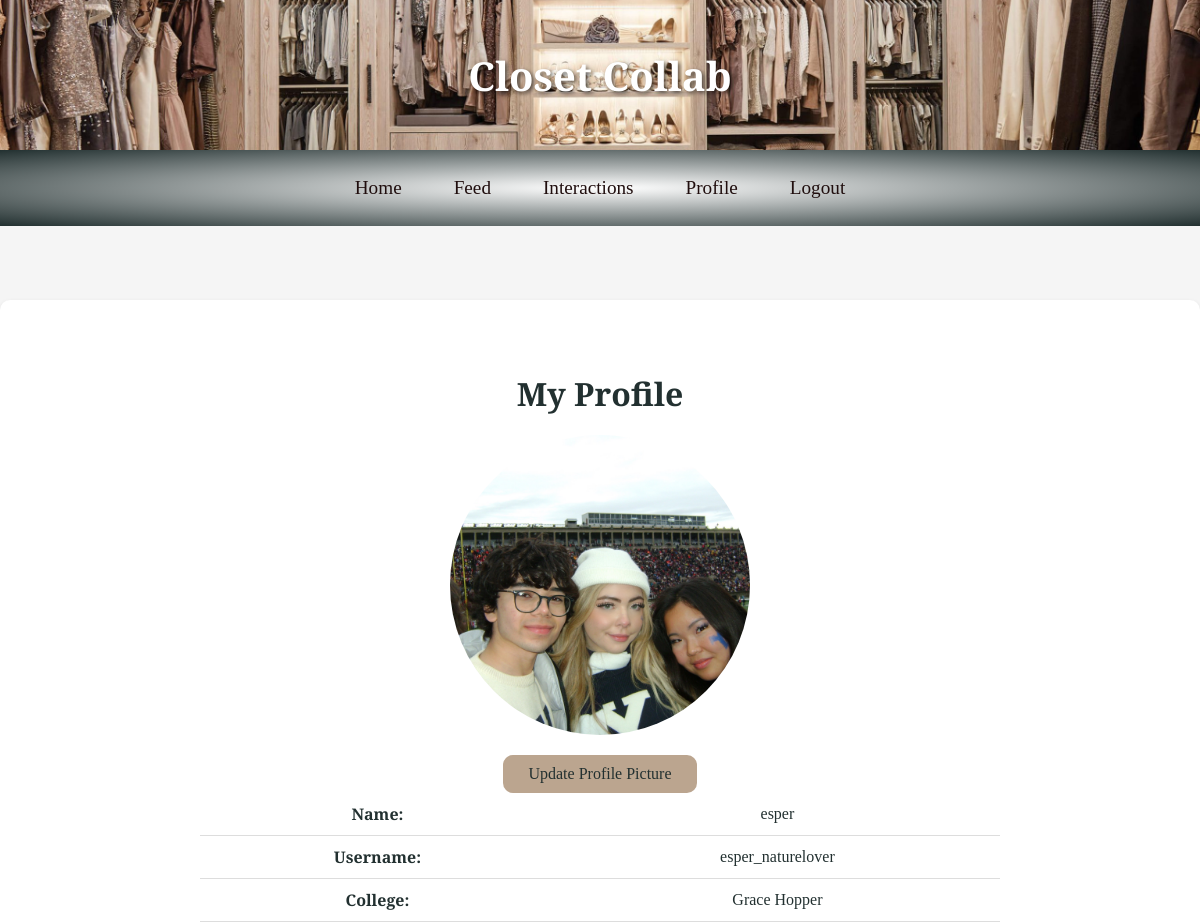
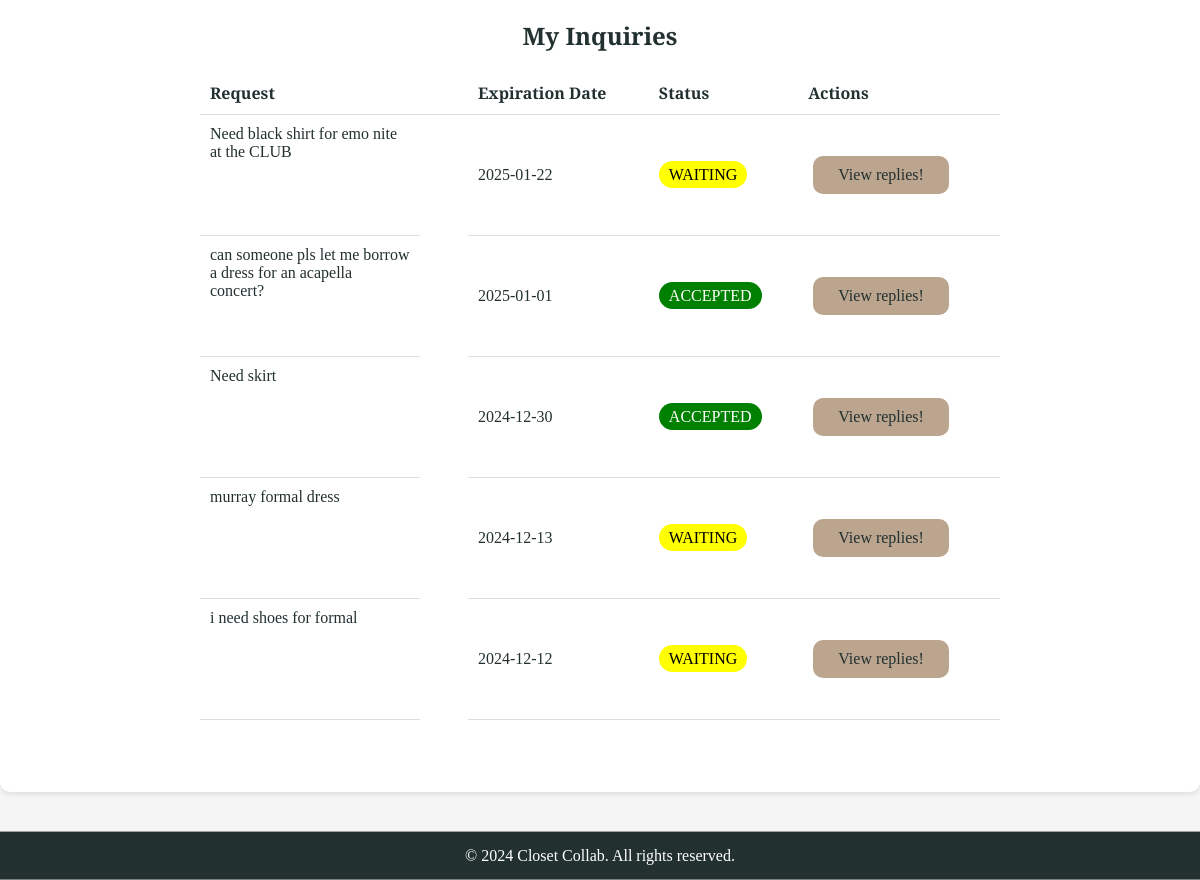
Screenshot of /profile (signed in) with the database file from the repository (2 pictures, top to bottom).
### tables this page shows
CREATE TABLE "users" (
    id INTEGER PRIMARY KEY AUTOINCREMENT,
    username TEXT UNIQUE NOT NULL,
    password TEXT NOT NULL,
    college TEXT NOT NULL,
    email TEXT NOT NULL,
    name TEXT NOT NULL, img_path TEXT NOT NULL DEFAULT 'profile/default.jpg');

CREATE TABLE "inquiries" (
    id INTEGER PRIMARY KEY AUTOINCREMENT,
    time_published DATETIME DEFAULT CURRENT_TIMESTAMP NOT NULL,
    request TEXT NOT NULL,
    exp_date DATE NOT NULL,
    accepted TEXT NOT NULL DEFAULT 'no',
    user_id INTEGER NOT NULL,
    FOREIGN KEY(user_id) REFERENCES user(id)
);

### app.py (the view)
@app.route("/profile", methods=["GET", "POST"])
@login_required
def profile():
    curUser = session["user_id"]
    db = get_db()
    if request.method == "POST":
        file_path = upload_image("profilePic", "PROFILE_UPLOAD")
        db.execute("UPDATE users SET img_path = ? WHERE id = ?", (file_path, session["user_id"]))
    inquiries = db.execute(
        "SELECT * FROM inquiries WHERE user_id = ? ORDER BY exp_date DESC", (curUser, )).fetchall();
    user = db.execute(
        "SELECT name, username, college FROM users WHERE id = ?", (curUser, )).fetchone();
    pic = db.execute("SELECT img_path FROM users WHERE id = ?", (curUser, )).fetchone();
    if pic:
        img_path = pic[0]  # Access the first column (img_path)
    db.commit()
    return render_template("profile.html", inquiries=inquiries, user=user, picture=img_path)

### app.py (called while the page is built)
def get_db():
    if 'db' not in g:
        g.db = sqlite3.connect('closet.db')
        g.db.row_factory = sqlite3.Row
    return g.db

@app.after_request
def after_request(response):
    response.headers["Cache-Control"] = "no-cache, no-store, must-revalidate"
    response.headers["Expires"] = 0
    response.headers["Pragma"] = "no-cache"
    return response

### helpers.py (called while the page is built)
def login_required(f):
    @wraps(f)
    def decorated_function(*args, **kwargs):
        if session.get("user_id") is None:
            return redirect("/login")
        return f(*args, **kwargs)
    return decorated_function

### templates/profile.html (shortened to what this page needs)
{% extends "layout.html" %}
{% block main %}
<div class="profile-container">
    <h1 class="page-title">My Profile</h1>
    <div class="profile-picture-container">
        <div class="profile-image">
            <img src="{{ url_for('static', filename=picture) }}" alt="User Image" class="profile-image">
        </div>
        <button class="btn-primary" id="updatePicture">
            Update Profile Picture
        </button>
    </div>
    <div class="profile-info">
        <table class="profile-table">
            <tbody>
                <tr>
                    <td>Name:</td>
                    <td>{{user.name}}</td>
                </tr>
                <tr>
                    <td>Username:</td>
                    <td>{{user.username}}</td>
                </tr>
                <tr>
                    <td>College:</td>
                    <td>{{user.college}}</td>
                </tr>
            </tbody>
        </table>
    </div>
    <div>
        <h2>My Inquiries</h2>
        <table class="inquiry-table">
            <thead>
                <tr>
                    <th>Request</th>
                    <th>Expiration Date</th>
                    <th>Status</th>
                    <th>Actions</th>
                </tr>
            </thead>
            <tbody>
                {% for inquiry in inquiries %}
                <tr>
                    <td>{{inquiry.request}}</td>
                    <td>{{inquiry.exp_date}}</td>
                    {% if inquiry.accepted == "yes" %}
                    <td><span class="status accept">ACCEPTED</span></td>
                    {% else %}
                    <td><span class="status pending">WAITING</span></td>
                    {% endif %}
                    <td>
                        <a href="{{ url_for('inquiry', inquiry_id=inquiry.id) }}">
                            <button type="button" class="btn-primary">View replies!</button>
                        </a>
                    </td>
                </tr>
                {% endfor %}
            </tbody>
        </table>
    </div>
</div>
{% endblock %}

### static/style.css (style rules this page uses)
html, body { height: 100%; width: 100%; margin: 0; padding-top: 130px; background-color: whitesmoke; display: flex; flex-direction: column; min-height: 100vh; padding-bottom: 150px; }
button, .btn { transition: background-color 0.3s, border-color 0.3s, color 0.3s; display: inline-block; background-color: #BBA58F; color: #223030; border: none; border-radius: 10px; padding: 10px 25px; text-decoration: none; font-size: 1.0em; cursor: pointer; margin: 0 15px; font-family: 'Merriweather', serif; }
.page-title { text-align: center; width: 100%; margin: 20px 0; color: #223030; font-family: 'Merriweather', serif; }
.accept { background-color: green; color: white; padding: 5px 10px; border-radius: 1em; }
.pending { background-color: yellow; color: black; padding: 5px 10px; border-radius: 15px; }
.profile-container { max-width: 800px; margin: 0 auto; padding: 20px; }
.profile-table { width: 100%; border-collapse: collapse; margin-bottom: 20px; }
.profile-table td { padding: 10px; border-bottom: 1px solid #ddd; }
.profile-table td:first-child { font-weight: bold; }
.profile-image { width: 300px; height: 300px; object-fit: cover; border-radius: 50%; margin: auto; margin-bottom: 20px; }
.inquiry-table { width: 100%; border-collapse: collapse; margin-bottom: 20px; }
.inquiry-table th, .inquiry-table td { padding: 10px; border-bottom: 1px solid #ddd; text-align: left; }
.inquiry-table td:first-child { max-width: 200px; height: 100px; overflow-y: auto; display: block; }
.inquiry-table td { word-wrap: break-word; }
.btn-primary, .delete-button { margin: 0 5px; }

### rows the page displays
users: img_path (picture), name "esper", username "esper_naturelover", college "Grace Hopper"
inquiries: request "Need black shirt for emo nite at the CLUB", exp_date "2025-01-22", accepted "WAITING"
inquiries: request "can someone pls let me borrow a dress for an acapella concert?", exp_date "2025-01-01", accepted "ACCEPTED"
inquiries: request "Need skirt", exp_date "2024-12-30", accepted "ACCEPTED"
inquiries: request "murray formal dress", exp_date "2024-12-13", accepted "WAITING"
inquiries: request "i need shoes for formal", exp_date "2024-12-12", accepted "WAITING"
